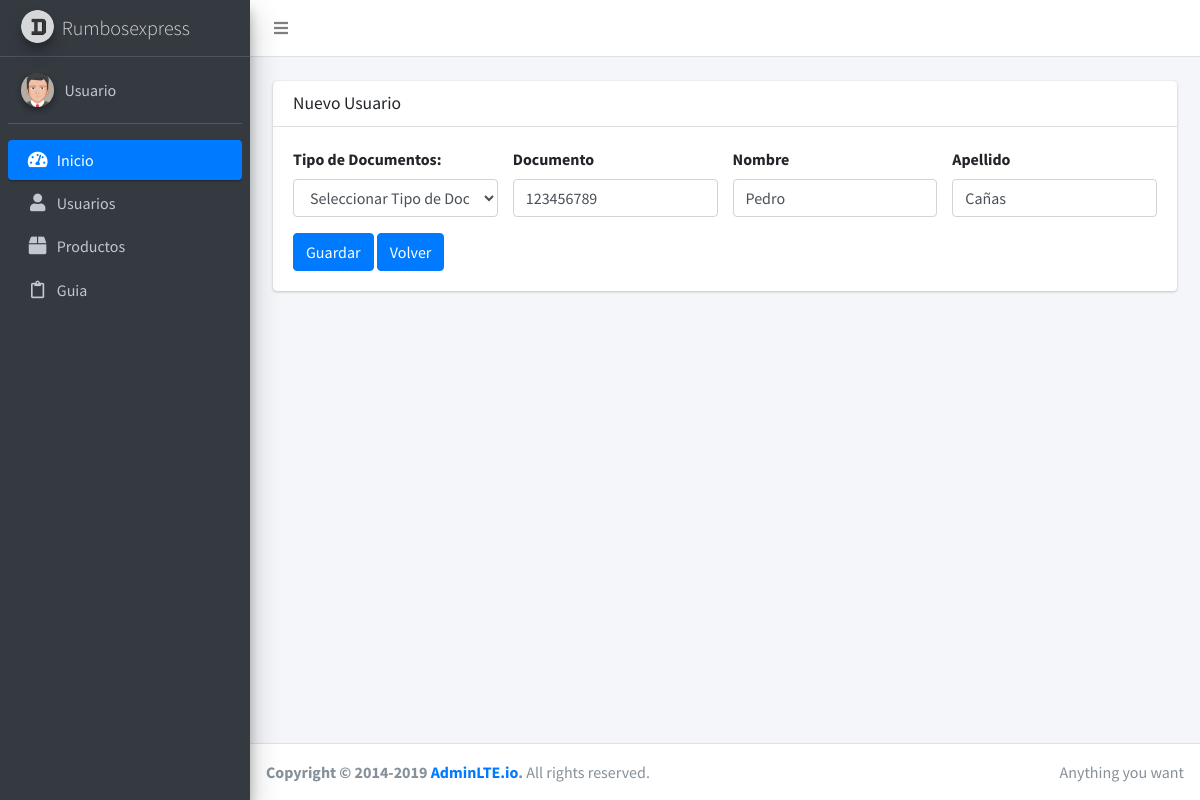
The page /usuarios/modificar_usuario.php?id_usuarios=6 on the database its author committed.
### tables this page shows
CREATE TABLE `usuarios` (
  `id_usuarios` int(11) NOT NULL,
  `id_tipo_documento` int(11) DEFAULT NULL,
  `documento` varchar(15) DEFAULT NULL,
  `nombre` varchar(50) DEFAULT NULL,
  `apellido` varchar(50) DEFAULT NULL
);

### usuarios/modificar_usuario.php (the view, shortened to what this page needs)
<?php
include_once '../include/Header.php';
$conexion=conexion();
$id_usuarios=$_REQUEST['id_usuarios'];
$sql = "SELECT * FROM usuarios WHERE id_usuarios = '$id_usuarios' ";
$result = mysqli_query($conexion,$sql);
$ver=$result->fetch_assoc();
?>
  <div class="content-wrapper">
<br>
    <section class="content">
      <div class="container-fluid">
        <div class="container">
      <form enctype="multipart/form-data" method="POST" action="php/guardar_modificacion.php?id_usuarios=<?php echo $ver['id_usuarios']?>">
        <div class="card card-default">
          <div class="card-header">
            <h3 class="card-title">Nuevo Usuario</h3>
          </div>
          <div class="card-body">
            <div class="row">
               <div class="col-md-3">
                <div class="form-group">
                  <label>Tipo de Documentos:</label>
                    <select class="form-control" style="width: 100%;" name="tipo_documento" id="tipo_documento" required>
                    <option value="">Seleccionar Tipo de Documento</option>
                  </select>
                </div>
              </div>
              <div class="col-md-3">
                 <div class="form-group">
                    <label for="exampleInputEmail1">Documento</label>
                    <input type="text" class="form-control" id="exampleInputCodigo" placeholder="documento" name="documento" required value="<?php echo $ver['documento'] ?>">
                  </div>
              </div>
              <div class="col-md-3">
                 <div class="form-group">
                    <label for="exampleInputEmail1">Nombre</label>
                    <input type="text" class="form-control" id="exampleInputCodigo" placeholder="nombre" name="nombre" required value="<?php echo $ver['nombre'] ?>">
                  </div>
              </div>
              <div class="col-md-3">
                 <div class="form-group">
                    <label for="exampleInputEmail1">Apellido</label>
                    <input type="text" class="form-control" id="exampleInputCodigo" placeholder="apellido" name="apellido" required value="<?php echo $ver['apellido'] ?>">
                  </div>
              </div>
            </div>
      <button type="submit" class="btn btn-primary">Guardar</button>
      <button type="button" class="btn btn-primary" onclick="history.back()" >Volver</button>
          </div>
        </div>
    </form>
    </div>
      </div>
    </section>
  </div>
<?php include_once '../include/Footer.php' ?>

### rows shown on the page
usuarios: documento "123456789", nombre "Pedro", apellido "Cañas"
